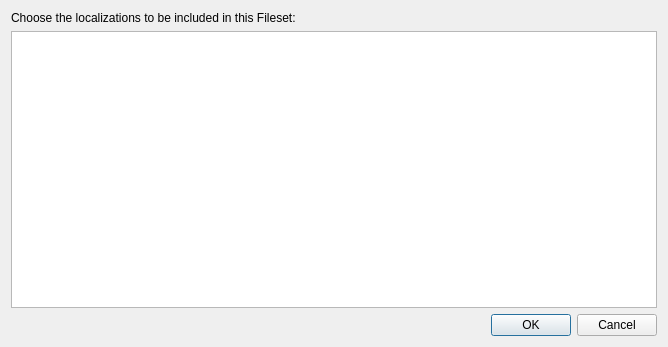
<?xml version="1.0" encoding="UTF-8"?>
<ui version="4.0">
 <class>ChooseSoftwareUpdateLocales</class>
 <widget class="QDialog" name="ChooseSoftwareUpdateLocales">
  <property name="geometry">
   <rect>
    <x>0</x>
    <y>0</y>
    <width>668</width>
    <height>347</height>
   </rect>
  </property>
  <property name="windowTitle">
   <string>Choose Localizations</string>
  </property>
  <property name="modal">
   <bool>true</bool>
  </property>
  <layout class="QVBoxLayout" name="verticalLayout">
   <item>
    <widget class="QLabel" name="titleLabel">
     <property name="text">
      <string>Choose the localizations to be included in this Fileset:</string>
     </property>
    </widget>
   </item>
   <item>
    <widget class="QTableWidget" name="localesTable">
     <property name="columnCount">
      <number>2</number>
     </property>
     <attribute name="horizontalHeaderVisible">
      <bool>false</bool>
     </attribute>
     <attribute name="horizontalHeaderStretchLastSection">
      <bool>true</bool>
     </attribute>
     <attribute name="verticalHeaderVisible">
      <bool>false</bool>
     </attribute>
     <attribute name="verticalHeaderStretchLastSection">
      <bool>false</bool>
     </attribute>
     <attribute name="verticalHeaderVisible">
      <bool>false</bool>
     </attribute>
     <attribute name="horizontalHeaderStretchLastSection">
      <bool>true</bool>
     </attribute>
     <attribute name="horizontalHeaderVisible">
      <bool>false</bool>
     </attribute>
     <attribute name="verticalHeaderStretchLastSection">
      <bool>false</bool>
     </attribute>
     <column/>
     <column/>
    </widget>
   </item>
   <item>
    <widget class="QDialogButtonBox" name="buttonBox">
     <property name="orientation">
      <enum>Qt::Horizontal</enum>
     </property>
     <property name="standardButtons">
      <set>QDialogButtonBox::Cancel|QDialogButtonBox::Ok</set>
     </property>
    </widget>
   </item>
  </layout>
 </widget>
 <resources/>
 <connections>
  <connection>
   <sender>buttonBox</sender>
   <signal>accepted()</signal>
   <receiver>ChooseSoftwareUpdateLocales</receiver>
   <slot>accept()</slot>
   <hints>
    <hint type="sourcelabel">
     <x>248</x>
     <y>254</y>
    </hint>
    <hint type="destinationlabel">
     <x>157</x>
     <y>274</y>
    </hint>
   </hints>
  </connection>
  <connection>
   <sender>buttonBox</sender>
   <signal>rejected()</signal>
   <receiver>ChooseSoftwareUpdateLocales</receiver>
   <slot>reject()</slot>
   <hints>
    <hint type="sourcelabel">
     <x>316</x>
     <y>260</y>
    </hint>
    <hint type="destinationlabel">
     <x>286</x>
     <y>274</y>
    </hint>
   </hints>
  </connection>
 </connections>
</ui>
